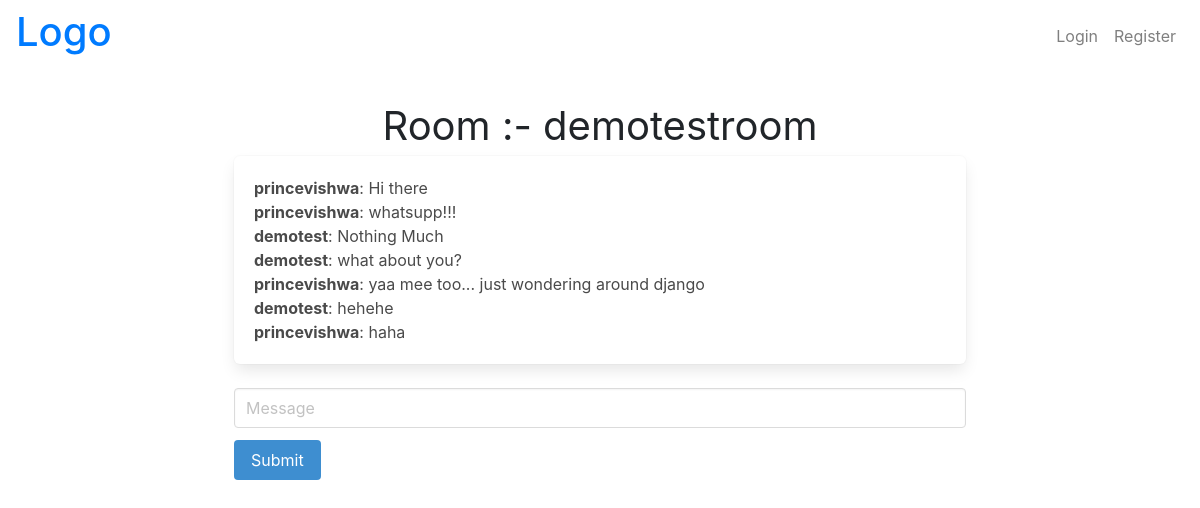
The app's page /demotestroom/ with its own data.
### chat/models.py (models this page shows)
class Message(models.Model):
    username = models.CharField(max_length=255)
    room = models.CharField(max_length=255)
    content = models.TextField()
    date_added = models.DateTimeField(auto_now_add=True)
    class Meta:
        ordering = ('date_added',)

### chat/views.py (the view)
# urls.py: path('<str:room_name>/', room, name='room'),
def room(request, room_name, *args, **kwargs):
    roomname = ""
    room_names = Room.objects.all()
    if room_name.isdigit():
        for name in room_names:
            if name.id == int(room_name):
                roomname = name.name
    else:
        roomname = room_name
        if not Room.objects.filter(name=roomname).exists():
            room = Room(name=roomname)
            room.save()
    messages = Message.objects.filter(room=roomname)
    return render(request, "chat/room.html", {'room_name': roomname, 'username': request.user.username, 'messages': messages})

### chat/templates/chat/room.html (shortened to what this page needs)
{% extends 'base.html' %}
{% load static %}
{% block content %}
    <div class="container">
        <div style="text-align: center; font-size: 40px;">
            Room :- {{room_name}}
        </div>
        <div class="columns is-multiline">
            <div class="column is-8 is-offset-2">
                <div class="box">
                    <div id="chat-messages" style="max-height: 300px; overflow-y: scroll;">{% for m in messages %}<b>{{ m.username }}</b>: {{ m.content }}<br>{% endfor %}</div>
                </div>
                <div class="field">
                    <div class="control">
                        <input class="input" type="text" placeholder="Message" id="chat-message-input">
                    </div>
                </div>
                <div class="field">
                    <div class="control">
                        <a class="button is-info" id="chat-message-submit">Submit</a>
                    </div>
                </div>
            </div>
        </div>
    </div>
{% endblock content %}

### records on screen
Message: username "princevishwa", content "Hi there"
Message: username "princevishwa", content "whatsupp!!!"
Message: username "demotest", content "Nothing Much"
Message: username "demotest", content "what about you?"
Message: username "princevishwa", content "yaa mee too... just wondering around django"
Message: username "demotest", content "hehehe"
Message: username "princevishwa", content "haha"

### other values on screen
{{ room_name }} "demotestroom"
